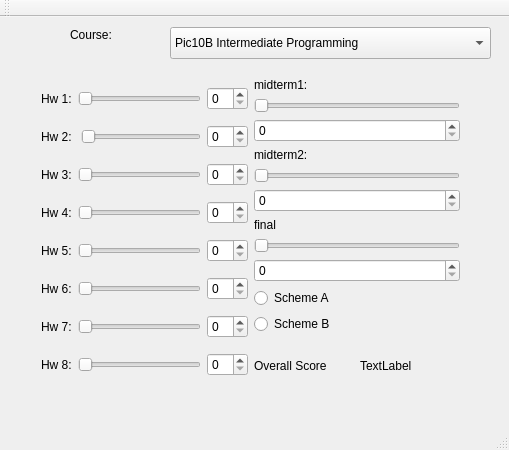
<?xml version="1.0" encoding="UTF-8"?>
<ui version="4.0">
 <class>grade_calculator</class>
 <widget class="QMainWindow" name="grade_calculator">
  <property name="geometry">
   <rect>
    <x>0</x>
    <y>0</y>
    <width>509</width>
    <height>450</height>
   </rect>
  </property>
  <property name="windowTitle">
   <string>grade_calculator</string>
  </property>
  <widget class="QWidget" name="centralWidget">
   <widget class="QComboBox" name="comboBox">
    <property name="geometry">
     <rect>
      <x>170</x>
      <y>10</y>
      <width>321</width>
      <height>32</height>
     </rect>
    </property>
    <item>
     <property name="text">
      <string>Pic10B Intermediate Programming</string>
     </property>
    </item>
   </widget>
   <widget class="QLabel" name="label_5">
    <property name="geometry">
     <rect>
      <x>70</x>
      <y>10</y>
      <width>60</width>
      <height>16</height>
     </rect>
    </property>
    <property name="text">
     <string>Course:</string>
    </property>
   </widget>
   <widget class="QWidget" name="layoutWidget">
    <property name="geometry">
     <rect>
      <x>30</x>
      <y>50</y>
      <width>441</width>
      <height>335</height>
     </rect>
    </property>
    <layout class="QGridLayout" name="gridLayout">
     <item row="0" column="0" rowspan="2">
      <layout class="QVBoxLayout" name="verticalLayout_2">
       <item>
        <layout class="QHBoxLayout" name="horizontalLayout_8">
         <item>
          <widget class="QLabel" name="hw1">
           <property name="text">
            <string>Hw 1:</string>
           </property>
          </widget>
         </item>
         <item>
          <widget class="QSlider" name="horizontalSlider1">
           <property name="orientation">
            <enum>Qt::Horizontal</enum>
           </property>
          </widget>
         </item>
         <item>
          <widget class="QSpinBox" name="spinBox1"/>
         </item>
        </layout>
       </item>
       <item>
        <layout class="QHBoxLayout" name="horizontalLayout_7">
         <item>
          <widget class="QLabel" name="hw2">
           <property name="text">
            <string>Hw 2: </string>
           </property>
          </widget>
         </item>
         <item>
          <widget class="QSlider" name="horizontalSlider2">
           <property name="orientation">
            <enum>Qt::Horizontal</enum>
           </property>
          </widget>
         </item>
         <item>
          <widget class="QSpinBox" name="spinBox2"/>
         </item>
        </layout>
       </item>
       <item>
        <layout class="QHBoxLayout" name="horizontalLayout_6">
         <item>
          <widget class="QLabel" name="hw1_2">
           <property name="text">
            <string>Hw 3:</string>
           </property>
          </widget>
         </item>
         <item>
          <widget class="QSlider" name="horizontalSlider3">
           <property name="orientation">
            <enum>Qt::Horizontal</enum>
           </property>
          </widget>
         </item>
         <item>
          <widget class="QSpinBox" name="spinBox3"/>
         </item>
        </layout>
       </item>
       <item>
        <layout class="QHBoxLayout" name="horizontalLayout_5">
         <item>
          <widget class="QLabel" name="hw1_3">
           <property name="text">
            <string>Hw 4:</string>
           </property>
          </widget>
         </item>
         <item>
          <widget class="QSlider" name="horizontalSlider4">
           <property name="orientation">
            <enum>Qt::Horizontal</enum>
           </property>
          </widget>
         </item>
         <item>
          <widget class="QSpinBox" name="spinBox4"/>
         </item>
        </layout>
       </item>
       <item>
        <layout class="QHBoxLayout" name="horizontalLayout_4">
         <item>
          <widget class="QLabel" name="hw1_4">
           <property name="text">
            <string>Hw 5:</string>
           </property>
          </widget>
         </item>
         <item>
          <widget class="QSlider" name="horizontalSlider5">
           <property name="orientation">
            <enum>Qt::Horizontal</enum>
           </property>
          </widget>
         </item>
         <item>
          <widget class="QSpinBox" name="spinBox5"/>
         </item>
        </layout>
       </item>
       <item>
        <layout class="QHBoxLayout" name="horizontalLayout_3">
         <item>
          <widget class="QLabel" name="hw1_5">
           <property name="text">
            <string>Hw 6:</string>
           </property>
          </widget>
         </item>
         <item>
          <widget class="QSlider" name="horizontalSlider6">
           <property name="orientation">
            <enum>Qt::Horizontal</enum>
           </property>
          </widget>
         </item>
         <item>
          <widget class="QSpinBox" name="spinBox6"/>
         </item>
        </layout>
       </item>
       <item>
        <layout class="QHBoxLayout" name="horizontalLayout_2">
         <item>
          <widget class="QLabel" name="hw1_6">
           <property name="text">
            <string>Hw 7:</string>
           </property>
          </widget>
         </item>
         <item>
          <widget class="QSlider" name="horizontalSlider7">
           <property name="orientation">
            <enum>Qt::Horizontal</enum>
           </property>
          </widget>
         </item>
         <item>
          <widget class="QSpinBox" name="spinBox7"/>
         </item>
        </layout>
       </item>
       <item>
        <layout class="QHBoxLayout" name="horizontalLayout">
         <item>
          <widget class="QLabel" name="hw1_7">
           <property name="text">
            <string>Hw 8:</string>
           </property>
          </widget>
         </item>
         <item>
          <widget class="QSlider" name="horizontalSlider8">
           <property name="orientation">
            <enum>Qt::Horizontal</enum>
           </property>
          </widget>
         </item>
         <item>
          <widget class="QSpinBox" name="spinBox8"/>
         </item>
        </layout>
       </item>
      </layout>
     </item>
     <item row="0" column="1">
      <layout class="QVBoxLayout" name="verticalLayout">
       <item>
        <widget class="QLabel" name="label_2">
         <property name="text">
          <string>midterm1:</string>
         </property>
        </widget>
       </item>
       <item>
        <widget class="QSlider" name="horizontalSlider9">
         <property name="orientation">
          <enum>Qt::Horizontal</enum>
         </property>
        </widget>
       </item>
       <item>
        <widget class="QSpinBox" name="spinBox9"/>
       </item>
       <item>
        <widget class="QLabel" name="label_3">
         <property name="text">
          <string>midterm2:</string>
         </property>
        </widget>
       </item>
       <item>
        <widget class="QSlider" name="horizontalSlider10">
         <property name="orientation">
          <enum>Qt::Horizontal</enum>
         </property>
        </widget>
       </item>
       <item>
        <widget class="QSpinBox" name="spinBox10"/>
       </item>
       <item>
        <widget class="QLabel" name="label_4">
         <property name="text">
          <string>final</string>
         </property>
        </widget>
       </item>
       <item>
        <widget class="QSlider" name="horizontalSlider11">
         <property name="orientation">
          <enum>Qt::Horizontal</enum>
         </property>
        </widget>
       </item>
       <item>
        <widget class="QSpinBox" name="spinBox11"/>
       </item>
      </layout>
     </item>
     <item row="1" column="1">
      <layout class="QVBoxLayout" name="verticalLayout_3">
       <item>
        <widget class="QRadioButton" name="radioButtonA">
         <property name="text">
          <string>Scheme A</string>
         </property>
        </widget>
       </item>
       <item>
        <widget class="QRadioButton" name="radioButtonB">
         <property name="text">
          <string>Scheme B</string>
         </property>
        </widget>
       </item>
       <item>
        <layout class="QHBoxLayout" name="horizontalLayout_12">
         <item>
          <widget class="QLabel" name="OverallScore">
           <property name="text">
            <string>Overall Score</string>
           </property>
          </widget>
         </item>
         <item>
          <widget class="QLabel" name="label_14">
           <property name="text">
            <string>TextLabel</string>
           </property>
          </widget>
         </item>
        </layout>
       </item>
      </layout>
     </item>
    </layout>
   </widget>
  </widget>
  <widget class="QMenuBar" name="menuBar">
   <property name="geometry">
    <rect>
     <x>0</x>
     <y>0</y>
     <width>509</width>
     <height>22</height>
    </rect>
   </property>
  </widget>
  <widget class="QToolBar" name="mainToolBar">
   <attribute name="toolBarArea">
    <enum>TopToolBarArea</enum>
   </attribute>
   <attribute name="toolBarBreak">
    <bool>false</bool>
   </attribute>
  </widget>
  <widget class="QStatusBar" name="statusBar"/>
 </widget>
 <layoutdefault spacing="6" margin="11"/>
 <resources/>
 <connections/>
</ui>
